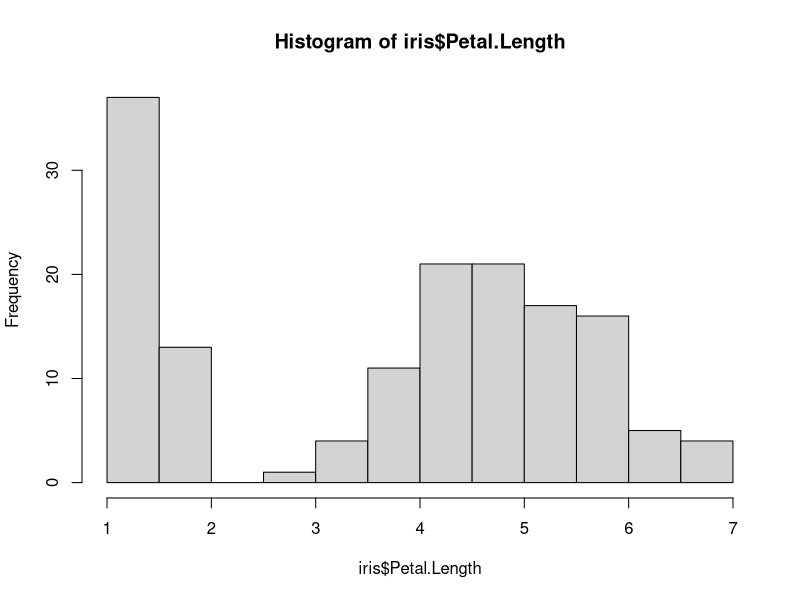
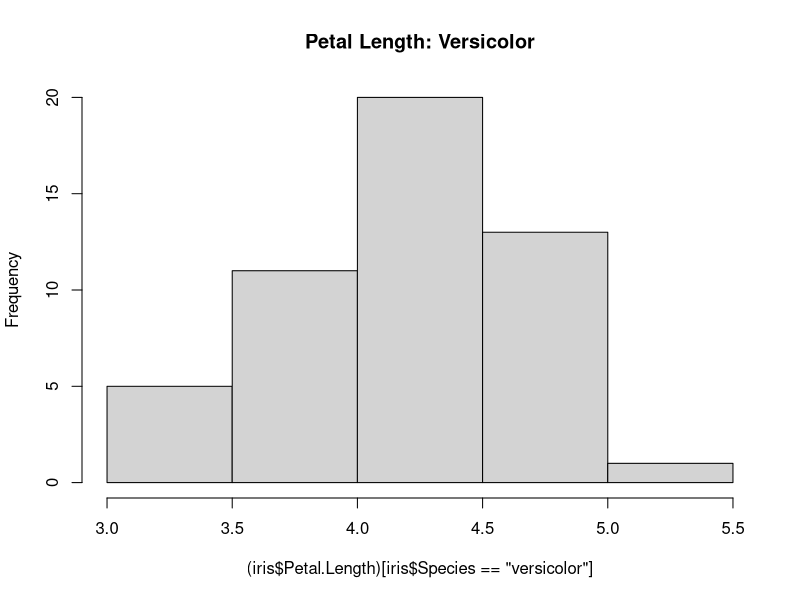
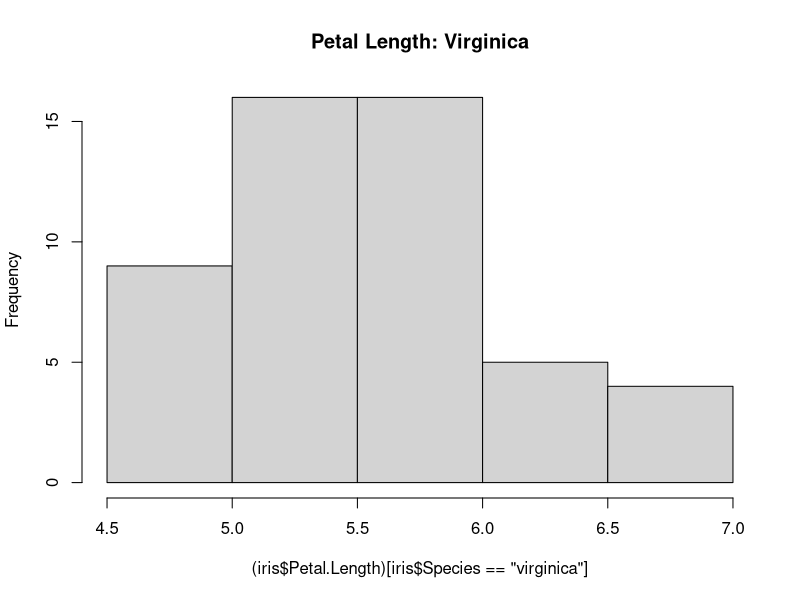
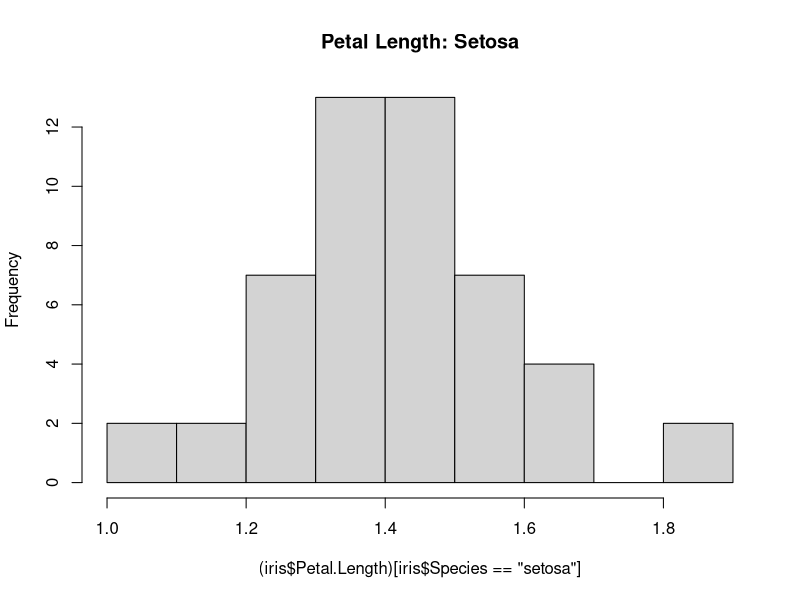
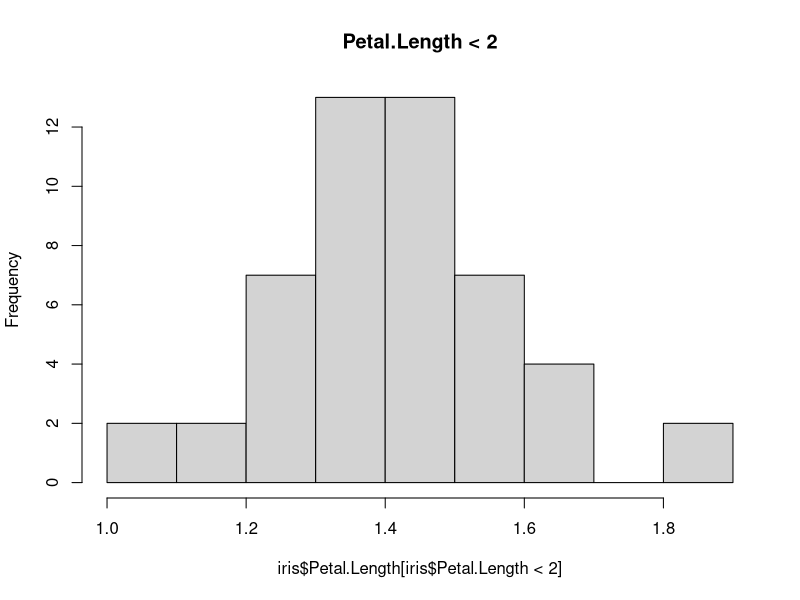
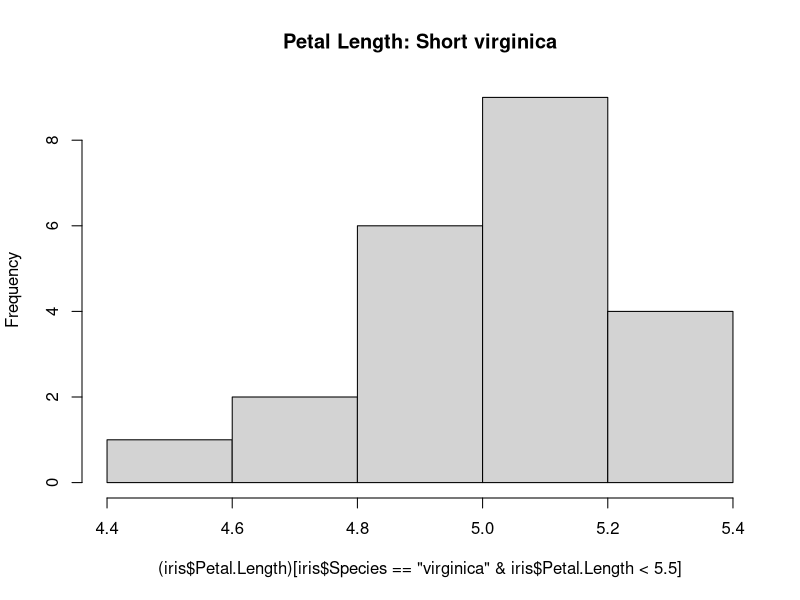

Reproduce these figures in R, in order. (Note: this script raises an error after producing the figures.)
# LOAD DATA
head(iris)

hist(iris$Petal.Length)
summary(iris$Petal.Length)

summary(iris$Species)

# SELECTING BY CATEGORY
# Versicolor
hist((iris$Petal.Length)[iris$Species== "versicolor"],
     main="Petal Length: Versicolor")

# Virginica
hist((iris$Petal.Length)[iris$Species== "virginica"],
     main="Petal Length: Virginica")

# Setosa
hist((iris$Petal.Length)[iris$Species== "setosa"],
     main="Petal Length: Setosa")

#Select by value

# Short Petals only
hist(iris$Petal.Length[iris$Petal.Length < 2],
     main= "Petal.Length < 2")

# multiple Selectors

# short virginica petals only
hist((iris$Petal.Length)[iris$Species== "virginica" & iris$Petal.Length < 5.5],
     main="Petal Length: Short virginica")

#CREATE SUBSAMPLE
# format: data [rows, column]
#leave rows and column blank if u are selecting all

i.setosa <- iris[iris$Species == "setosa", ]

head(i.setosa)
summary(i.setosa$Petal.Length)
describe(i.setosa)

hist(i.setosa$Sepal.Length)

